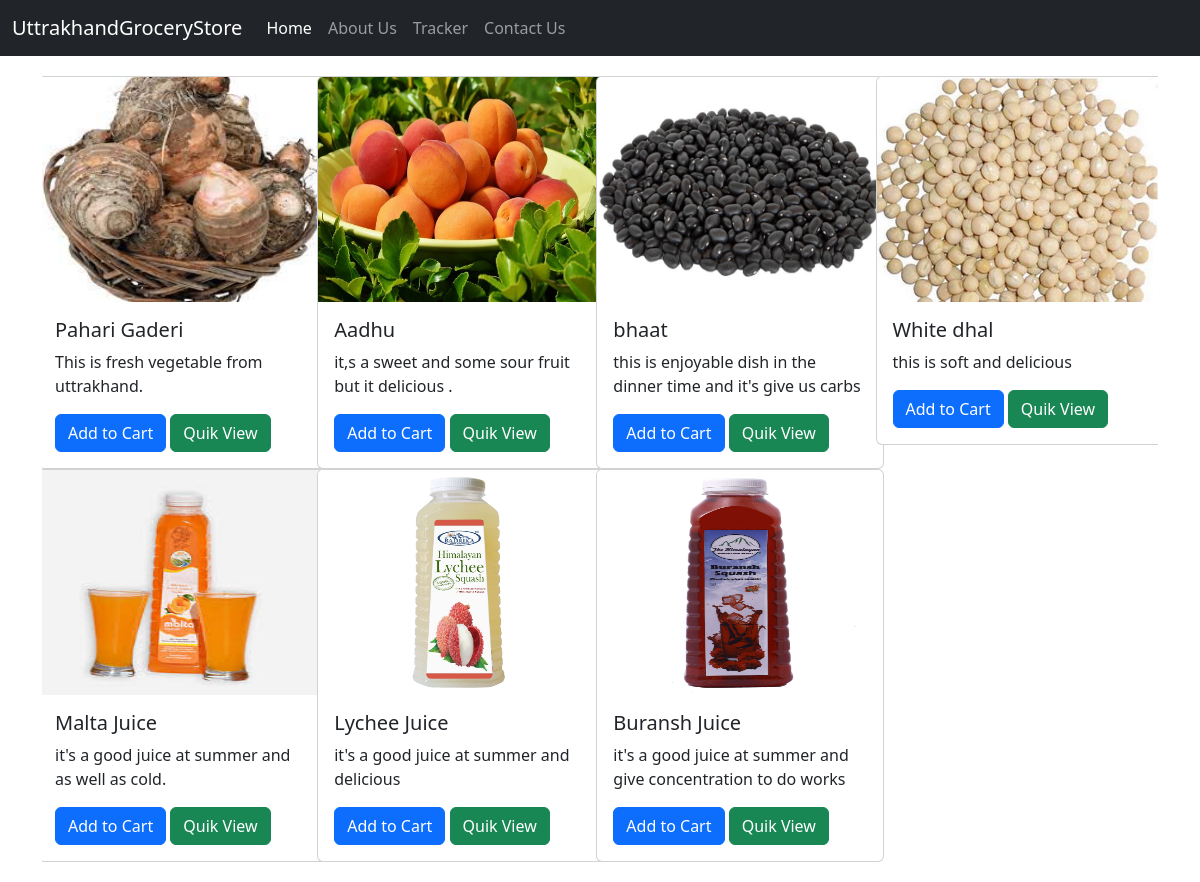
The page / on the database its author committed.
### shop/models.py (models this page shows)
class Product(models.Model):
    product_id = models.AutoField
    product_name = models.CharField(max_length=50)
    category = models.CharField(max_length=50,default="")
    subcategory = models.CharField(max_length=50,default="")
    price = models.IntegerField(default=0)
    desc = models.CharField(max_length=300)
    pub_date = models.DateField()
    image = models.ImageField(upload_to="images",default="")

### djangoapp/views.py (the view)
# urls.py: path('', views.HomePage),
def HomePage(request):
    Addproducts = Product.objects.all()
    data ={
        'Addproducts':Addproducts,
        }
    return render(request,"shop.html",data)

### templates/shop.html (shortened to what this page needs)
{% extends "basic.html" %}
{% block body %}
{% load static %}
<div class="container">
    <div class="container carousel-inner no-padding">
      <div class="carousel-item active">
        {% for n in Addproducts %}
        <div class="col-xs-3 col-sm-3 col-md-3 cards">
          <div class="card align-item-center" style="width: 18rem">
            <img src="{{n.image}}" class="card-img-top" alt="..." />
            <div class="card-body">
              <h5 class="card-title">{{n.product_name}}</h5>
              <p class="card-text">{{n.desc}}</p>
              <a href="#" class="btn btn-primary">Add to Cart</a>
              <a href="/productview/{{n.id}}" class="btn btn-success">
                Quik View</a
              >
            </div>
          </div>
        </div>
        {% endfor %}
      </div>
    </div>
</div>
{% endblock %}

### templates/basic.html (shortened to what this page needs)
<!DOCTYPE html>
<html lang="en">
  <head>
    <link
      href="https://cdn.jsdelivr.net/npm/bootstrap@5.3.3/dist/css/bootstrap.min.css"
      rel="stylesheet"
    />
  </head>
  <body>
    {% load static %}
    <nav class="navbar navbar-expand-lg navbar-dark bg-dark">
      <div class="container-fluid">
        <a class="navbar-brand" href="/">UttrakhandGroceryStore</a>
        <div class="collapse navbar-collapse" id="navbarNavDropdown">
          <ul class="navbar-nav">
            <li class="nav-item">
              <a class="nav-link active" aria-current="page" href="/">Home</a>
            </li>
            <li class="nav-item">
              <a class="nav-link" href="/about/">About Us</a>
            </li>
            <li class="nav-item">
              <a class="nav-link" href="/tracker/">Tracker</a>
            </li>
            <li class="nav-item">
              <a class="nav-link" href="/contact/">Contact Us</a>
            </li>
          </ul>
        </div>
      </div>
    </nav>
    {% block body %} {% endblock %}
  </body>
</html>

### rows shown on the page
Product: image (picture), product_name "Pahari Gaderi", desc "This is fresh vegetable from uttrakhand."
Product: image (picture), product_name "Aadhu", desc "it,s a sweet and some sour fruit but it delicious ."
Product: image (picture), product_name "bhaat", desc "this is enjoyable dish in the dinner time and it's give us carbs"
Product: image (picture), product_name "White dhal", desc "this is soft and delicious"
Product: image (picture), product_name "Malta Juice", desc "it's a good juice at summer and as well as cold."
Product: image (picture), product_name "Lychee Juice", desc "it's a good juice at summer and delicious"
Product: image (picture), product_name "Buransh Juice", desc "it's a good juice at summer and give concentration to do works"
